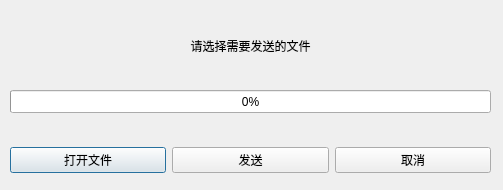
<?xml version="1.0" encoding="UTF-8"?>
<ui version="4.0">
 <class>FileSenderDialog</class>
 <widget class="QDialog" name="FileSenderDialog">
  <property name="geometry">
   <rect>
    <x>0</x>
    <y>0</y>
    <width>503</width>
    <height>190</height>
   </rect>
  </property>
  <property name="windowTitle">
   <string>发送文件</string>
  </property>
  <widget class="QLabel" name="titleLabel">
   <property name="geometry">
    <rect>
     <x>0</x>
     <y>10</y>
     <width>501</width>
     <height>71</height>
    </rect>
   </property>
   <property name="text">
    <string>请选择需要发送的文件</string>
   </property>
   <property name="alignment">
    <set>Qt::AlignCenter</set>
   </property>
  </widget>
  <widget class="QProgressBar" name="progressBar">
   <property name="geometry">
    <rect>
     <x>10</x>
     <y>90</y>
     <width>481</width>
     <height>23</height>
    </rect>
   </property>
   <property name="value">
    <number>0</number>
   </property>
  </widget>
  <widget class="QWidget" name="horizontalLayoutWidget">
   <property name="geometry">
    <rect>
     <x>10</x>
     <y>120</y>
     <width>481</width>
     <height>80</height>
    </rect>
   </property>
   <layout class="QHBoxLayout" name="horizontalLayout">
    <item>
     <widget class="QPushButton" name="openFileButton">
      <property name="text">
       <string>打开文件</string>
      </property>
     </widget>
    </item>
    <item>
     <widget class="QPushButton" name="sendButton">
      <property name="text">
       <string>发送</string>
      </property>
     </widget>
    </item>
    <item>
     <widget class="QPushButton" name="cancelButton">
      <property name="text">
       <string>取消</string>
      </property>
     </widget>
    </item>
   </layout>
  </widget>
 </widget>
 <resources/>
 <connections/>
</ui>
